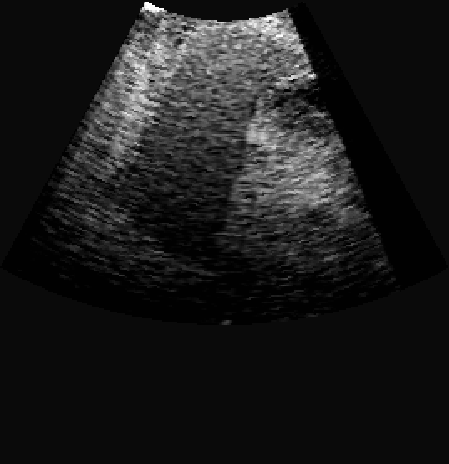
%> input picture codeUSkidney(abdomen)/USkidneydataset(abdomen)/ct1-1.png, 449 x 464 px
$ octave --eval "result = ZOAclassUS(imread('../USkidneydataset(abdomen)/ct1-1.png'));"   (GNU Octave 9; MATLAB toolbox functions it lacks are replaced by stand-ins)
%> lines starting %> are read from the running program, lines starting %| are printed output that depends on the picture; in (x1, y1, x2, y2) boxes, pixels count from 0 and x2, y2 are one past the last pixel; in counts of white or black regions, pixels touching at a corner belong together; the program's own positions count from 1
function[abnormal,abnormalOutlineInserted,max_area]=ZOAclassUS(inp)
inp = uint8(inp);
%> inp is the input picture: size 464x449x3 uint8; min 0, max 255, mean 27
inp=imresize(inp,[256,256]);
%> inp: size 256x256x3 uint8
if size(inp,3)>1
    inp=rgb2gray(inp);
%> inp: size 256x256 uint8
end
sout=imresize(inp,[256,256]);
t0=60;
th=t0+((max(inp(:))+min(inp(:)))./2);
%> th = 188
for i=1:1:size(inp,1)
    for j=1:1:size(inp,2)
        if inp(i,j)>th
            sout(i,j)=1;
        else
            sout(i,j)=0;
        end
    end
end
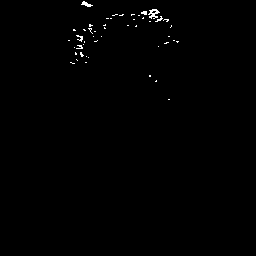
%> sout: size 256x256 uint8; values 0 (black) and 1 (white), 0.49% white in thin lines or dots, all inside (x1, y1, x2, y2) = (68, 1, 179, 100)

sout=imresize(inp,[256,256]);
t0=60;
th=t0+((max(inp(:))+min(inp(:)))./2);
for i=1:1:size(inp,1)
    for j=1:1:size(inp,2)
        if inp(i,j)>th
            sout(i,j)=1;
        else
            sout(i,j)=0;
        end
    end
end

label=bwlabel(sout);
%> label: size 256x256 double; 49 distinct labels, from 0 to 48
stats=regionprops(logical(sout),'Solidity','Area','BoundingBox');
%> stats = 48 regions; largest, box (x1, y1, x2, y2), Area and Solidity: (148, 9, 160, 19) 63 0.663, (81, 1, 93, 7) 35 0.778, (76, 35, 83, 42) 23 0.605, (141, 11, 147, 15) 19 0.905, (155, 16, 163, 22) 18 0.72
density=[stats.Solidity];
%> density = 48 values, max 1 at index 1, min 0.605 at index 6, mean 0.908
area=[stats.Area];
%> area = 48 values, max 63 at index 36, min 1 at index 4, mean 6.75
high_dense_area=density>0.6;
%> high_dense_area = 48 logical values, 48 true
max_area=max(area(high_dense_area));
%> max_area = 63
abnormal_label=find(area==max_area);
%> abnormal_label = 36
abnormal=ismember(label,abnormal_label);
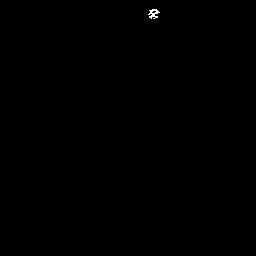
%> abnormal: size 256x256 logical; 0.1% white in thin lines or dots, all inside (x1, y1, x2, y2) = (148, 9, 160, 19)

if max_area>50
    h = msgbox('Kindney disease present!!','Abnormalities detected','error');
   disp('Kindney disease present');
else if max_area>25
    h = msgbox('kidney disease may occur in Future!!','No abnormalities present now','warn');
    disp('kidney disease may occur in Future');

    else
        h = msgbox('No possible symptoms for kidney disease in Future!!','No abnormalities present');
    disp('No possible symptoms for kidney disease in Future');
    end
end

box = stats(abnormal_label);
%> box = 1 region; box (x1, y1, x2, y2), Area and Solidity: (148, 9, 160, 19) 63 0.663
wantedBox = box.BoundingBox;
%> wantedBox = [148.5 9.5 12 10]
dilationAmount = 5;
rad = floor(dilationAmount);
[r,c] = size(abnormal);
%> r = 256; c = 256
filledImage = imfill(abnormal, 'holes');
%> filledImage: size 256x256 logical; 0.11% white; 1 white region, box (x1, y1, x2, y2) and area: (148, 9, 160, 19) 69

for i=1:r
   for j=1:c
       x1=i-rad;
       x2=i+rad;
       y1=j-rad;
       y2=j+rad;
       if x1<1
           x1=1;
       end
       if x2>r
           x2=r;
       end
       if y1<1
           y1=1;
       end
       if y2>c
           y2=c;
       end
       erodedImage(i,j) = min(min(filledImage(x1:x2,y1:y2)));
   end
end
%> erodedImage: size 256x256 logical; every value is 0
abnormalOutline=abnormal;
abnormalOutline(erodedImage)=0;
rgb = inp(:,:,[1 1 1]);
red = rgb(:,:,1);
red(abnormalOutline)=255;
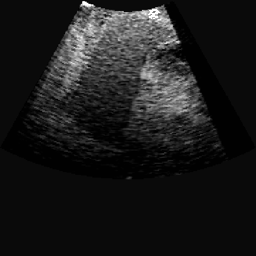
%> red: size 256x256 uint8; min 0, max 255, mean 27; mean of the top-left, top-right, bottom-left and bottom-right quarters 44.2, 43.8, 9.4, 10.7
green = rgb(:,:,2);
green(abnormalOutline)=0;
%> green: size 256x256 uint8; min 0, max 255, mean 26.8
blue = rgb(:,:,3);
blue(abnormalOutline)=0;
abnormalOutlineInserted(:,:,1) = red;
abnormalOutlineInserted(:,:,2) = green;
abnormalOutlineInserted(:,:,3) = blue;

$ run again, on codeUSkidney(abdomen)/USkidneydataset(abdomen)/ct1-13.png
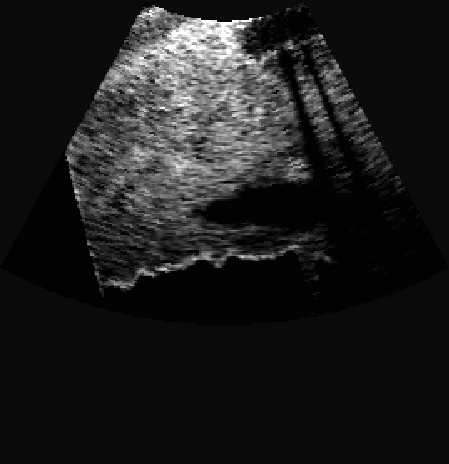
%> input picture codeUSkidney(abdomen)/USkidneydataset(abdomen)/ct1-13.png, 449 x 464 px
%> in ZOAclassUS, inp is the input picture: size 464x449x3 uint8; min 0, max 255, mean 29.1
%> in ZOAclassUS, `inp=imresize(inp,[256,256]);`:
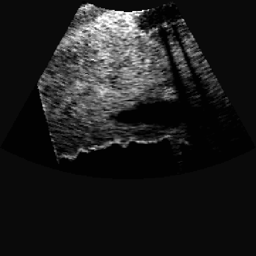
%> inp: size 256x256x3 uint8; min 0, max 255, mean 29.1
%> th = 188
%> after the loop in ZOAclassUS, `for i=1:1:size(inp,1)`:
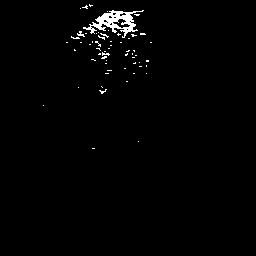
%> sout: size 256x256 uint8; values 0 (black) and 1 (white), 1.4% white; 60 white regions (58 under 20 px)
%> label: size 256x256 double; 61 distinct labels, from 0 to 60
%> stats = 60 regions; largest, box (x1, y1, x2, y2), Area and Solidity: (83, 10, 144, 38) 620 0.512, (77, 31, 85, 37) 23 0.719, (102, 52, 110, 56) 17 0.654, (99, 89, 107, 94) 16 0.615, (100, 33, 109, 38) 15 0.682
%> density = 60 values, max 1 at index 1, min 0.512 at index 10, mean 0.912
%> area = 60 values, max 620 at index 10, min 1 at index 1, mean 15.13
%> high_dense_area = 60 logical values, 58 true
%> max_area = 23
%> abnormal_label = 5
%> abnormal: size 256x256 logical; 0.04% white in thin lines or dots, all inside (x1, y1, x2, y2) = (77, 31, 85, 37)
%> box = 1 region; box (x1, y1, x2, y2), Area and Solidity: (77, 31, 85, 37) 23 0.719
%> wantedBox = [77.5 31.5 8 6]
%> red: size 256x256 uint8; min 0, max 255, mean 29.1; mean of the top-left, top-right, bottom-left and bottom-right quarters 61.8, 33.1, 12.2, 9.4
%> green: size 256x256 uint8; min 0, max 255, mean 29

$ run again, on codeUSkidney(abdomen)/USkidneydataset(abdomen)/ct1-24.png
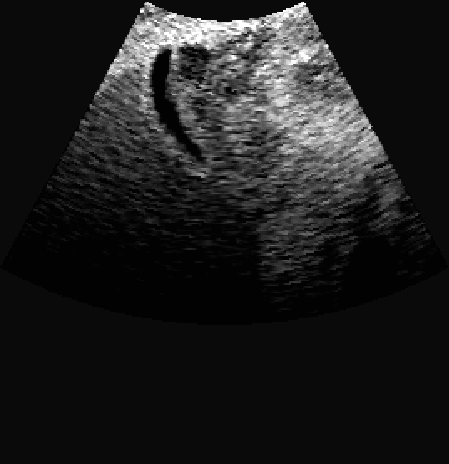
%> input picture codeUSkidney(abdomen)/USkidneydataset(abdomen)/ct1-24.png, 449 x 464 px
%> in ZOAclassUS, inp is the input picture: size 464x449x3 uint8; min 2, max 255, mean 29.9
%> in ZOAclassUS, `inp=imresize(inp,[256,256]);`:
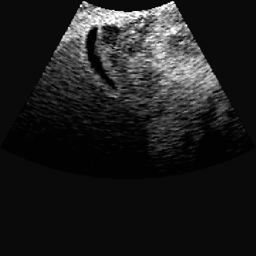
%> inp: size 256x256x3 uint8; min 0, max 255, mean 29.9
%> th = 188
%> after the loop in ZOAclassUS, `for i=1:1:size(inp,1)`:
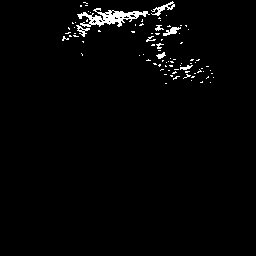
%> sout: size 256x256 uint8; values 0 (black) and 1 (white), 2% white in thin lines or dots, all inside (x1, y1, x2, y2) = (62, 1, 214, 84)
%> label: size 256x256 double; 88 distinct labels, from 0 to 87
%> stats = 87 regions; largest, box (x1, y1, x2, y2), Area and Solidity: (77, 8, 150, 27) 586 0.563, (151, 1, 175, 16) 111 0.563, (163, 27, 181, 36) 78 0.757, (76, 25, 90, 37) 61 0.587, (156, 52, 166, 59) 37 0.822
%> density = 87 values, max 1 at index 3, min 0.563 at index 11, mean 0.918
%> area = 87 values, max 586 at index 11, min 1 at index 7, mean 14.78
%> high_dense_area = 87 logical values, 83 true
%> max_area = 78
%> abnormal_label = 44
%> abnormal: size 256x256 logical; 0.12% white; 1 white region
%> box = 1 region; box (x1, y1, x2, y2), Area and Solidity: (163, 27, 181, 36) 78 0.757
%> wantedBox = [163.5 27.5 18 9]
%> red: size 256x256 uint8; min 0, max 255, mean 30
%> green: size 256x256 uint8; min 0, max 255, mean 29.7

$ run again, on codeUSkidney(abdomen)/USkidneydataset(abdomen)/ct1-25.png
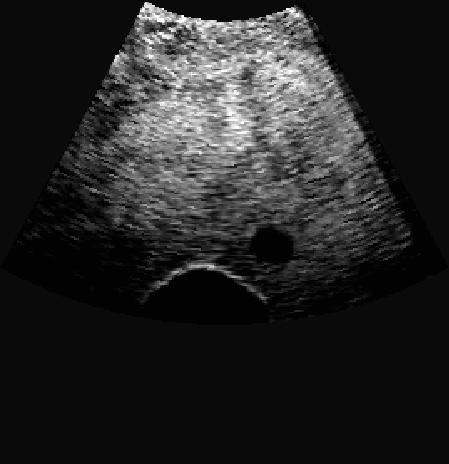
%> input picture codeUSkidney(abdomen)/USkidneydataset(abdomen)/ct1-25.png, 449 x 464 px
%> in ZOAclassUS, inp is the input picture: size 464x449x3 uint8; min 0, max 255, mean 37.1
%> th = 188
%> after the loop in ZOAclassUS, `for i=1:1:size(inp,1)`:
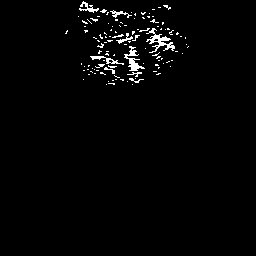
%> sout: size 256x256 uint8; values 0 (black) and 1 (white), 2% white in thin lines or dots, all inside (x1, y1, x2, y2) = (65, 1, 189, 85)
%> in ZOAclassUS, `label=bwlabel(sout);`:
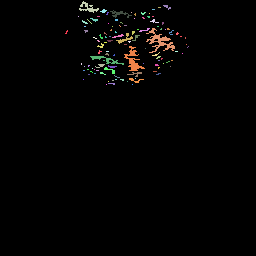
%> label: size 256x256 double; 113 distinct labels, from 0 to 112; one colour per label, 0 black
%> stats = 112 regions; largest, box (x1, y1, x2, y2), Area and Solidity: (146, 28, 175, 53) 237 0.459, (124, 46, 145, 71) 184 0.526, (90, 56, 124, 65) 94 0.531, (79, 1, 99, 13) 88 0.587, (110, 10, 132, 18) 62 0.484
%> density = 112 values, max 1 at index 2, min 0.459 at index 80, mean 0.889
%> area = 112 values, max 237 at index 80, min 1 at index 2, mean 11.63
%> high_dense_area = 112 logical values, 102 true
%> max_area = 20
%> abnormal_label = [22 49]
%> abnormal: size 256x256 logical; 0.06% white in thin lines or dots, all inside (x1, y1, x2, y2) = (95, 34, 124, 68)
%> box = 2 regions; box (x1, y1, x2, y2), Area and Solidity: (95, 64, 105, 68) 20 0.714, (112, 34, 124, 38) 20 0.714
%> wantedBox = [95.5 64.5 10 4]
%> red: size 256x256 uint8; min 0, max 255, mean 37.2
%> green: size 256x256 uint8; min 0, max 255, mean 37
